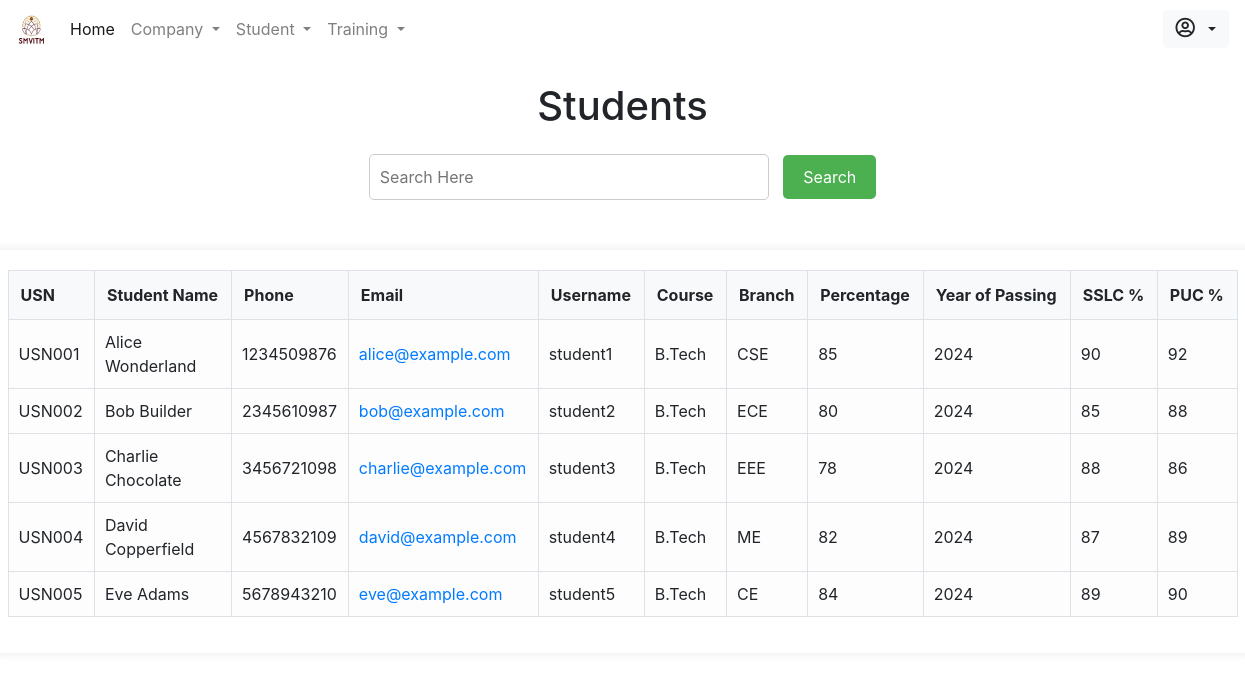
Screenshot of /admin/viewstudents.php with the database file from the repository.
### tables this page shows
CREATE TABLE `studentlogin` (
  `usn` varchar(20) NOT NULL,
  `uname` varchar(10) NOT NULL,
  `pwd` varchar(10) NOT NULL,
  `fname` varchar(15) NOT NULL,
  `lname` varchar(15) NOT NULL,
  `email` varchar(40) NOT NULL,
  `phone` varchar(12) NOT NULL,
  `secque` varchar(100) NOT NULL,
  `secans` varchar(100) NOT NULL,
  `course` varchar(100) DEFAULT NULL,
  `branch` varchar(100) DEFAULT NULL,
  `percentage` varchar(10) DEFAULT NULL,
  `yop` varchar(10) DEFAULT NULL,
  `sslc` varchar(100) DEFAULT NULL,
  `puc` varchar(100) DEFAULT NULL
);

### admin/viewstudents.php (the view, shortened to what this page needs)
<!DOCTYPE html>
<html lang="en">
<head>
    <?php include_once 'includes/head.php' ?>
</head>
<body>
    <?php include_once 'includes/nav.php' ?>
    <div class="container" style="z-index: 2;">
        <h1 class="form-row justify-content-center mt-4">Students</h1>
        <div class="search-container mt-4">
            <form method="GET">
                <input type="text" name="search" placeholder="Search Here">
                <button type="submit">Search</button>
            </form>
        </div>
        <div class="table-container">
            <div class="table-responsive">
                <table class="table table-hover table-borderless table-light">
                <thead>
                    <tr>
                        <th scope="col">USN</th>
                        <th scope="col">Student Name</th>
                        <th scope="col">Phone</th>
                        <th scope="col">Email</th>
                        <th scope="col">Username</th>
                        <th scope="col">Course</th>
                        <th scope="col">Branch</th>
                        <th scope="col">Percentage</th>
                        <th scope="col">Year of Passing</th>
                        <th scope="col">SSLC %</th>
                        <th scope="col">PUC %</th>
                    </tr>
                </thead>
                <tbody>
                    <?php
                        if (isset($_GET['search'])) {
                            $search = mysqli_real_escape_string($conn, $_GET['search']);
                            $sql = "SELECT usn, CONCAT(fname, ' ', lname) AS student_name, phone, email, uname, course, branch, percentage, yop, sslc, puc FROM studentlogin WHERE fname LIKE '%$search%' OR lname LIKE '%$search%' OR usn LIKE '%$search%';";
                        } else {
                            $sql = "SELECT usn, CONCAT(fname, ' ', lname) AS student_name, phone, email, uname, course, branch, percentage, yop, sslc, puc FROM studentlogin;";
                        }
                        $res = mysqli_query($conn, $sql);
                        $rescheck = mysqli_num_rows($res);
                        if ($rescheck > 0) {
                            while ($row = mysqli_fetch_assoc($res)) {
                                echo '<tr>';
                                echo '<td>' . $row['usn'] . '</td>';
                                echo '<td>' . $row['student_name'] . '</td>';
                                echo '<td>' . $row['phone'] . '</td>';
                                $gmailUrl = "https://mail.google.com/mail/?view=cm&fs=1&to=" . urlencode($row['email']);
                                echo '<td><a href="' . $gmailUrl . '" target="_blank">' . $row['email'] . '</a></td>';
                                echo '<td>' . $row['uname'] . '</td>';
                                echo '<td>' . $row['course'] . '</td>';
                                echo '<td>' . $row['branch'] . '</td>';
                                echo '<td>' . $row['percentage'] . '</td>';
                                echo '<td>' . $row['yop'] . '</td>';
                                echo '<td>' . $row['sslc'] . '</td>';
                                echo '<td>' . $row['puc'] . '</td>';
                                echo '</tr>';
                            }
                        } else {
                            echo '<tr><td colspan="11">No students found.</td></tr>';
                        }
                    ?>
                </tbody>
            </table>
        </div>
    </div>
</body>
</html>

### admin/viewstudents.php (style rules this page uses)
.search-container { display: flex; justify-content: center; margin-bottom: 20px; }
.search-container input[type=text] { padding: 10px; width: 400px; border-radius: 5px; border: 1px solid #ccc; font-size: 16px; outline: none; }
.search-container button { padding: 10px 20px; border-radius: 5px; background-color: #4CAF50; color: white; border: none; cursor: pointer; font-size: 16px; margin-left: 10px; }
.table-container { margin-top: 50px; margin-right: -80px; margin-left: -80px; background-color: #fff; padding: 20px; border-radius: 10px; box-shadow: 0 0 10px rgba(0, 0, 0, 0.1); }
.table thead th { background-color: #f8f9fa; font-weight: bold; width: 10px; white-space: nowrap !important; border-bottom: 1px solid #dee2e6; border-top: 1px solid #dee2e6; border-right: 1px solid #dee2e6; }
.table thead th:first-child { border-left: 1px solid #dee2e6; }
.table thead th:last-child { border-right:1px solid #dee2e6 ; }
.table td, .table th { vertical-align: middle; border-right: 1px solid #dee2e6; }
.table td:last-child, .table th:last-child { border-right: 1px solid #dee2e6; }
.table td:first-child, .table th:first-child { border-left: 1px solid #dee2e6; }
.table td { padding: 10px 10px ; border-bottom: 1px solid #dee2e6; }

### rows the page displays
studentlogin: usn "USN001", student_name "Alice Wonderland", phone "1234509876", email "alice@example.com", uname "student1", course "B.Tech", branch "CSE", percentage "85", yop "2024", sslc "90", puc "92"
studentlogin: usn "USN002", student_name "Bob Builder", phone "2345610987", email "bob@example.com", uname "student2", course "B.Tech", branch "ECE", percentage "80", yop "2024", sslc "85", puc "88"
studentlogin: usn "USN003", student_name "Charlie Chocolate", phone "3456721098", email "charlie@example.com", uname "student3", course "B.Tech", branch "EEE", percentage "78", yop "2024", sslc "88", puc "86"
studentlogin: usn "USN004", student_name "David Copperfield", phone "4567832109", email "david@example.com", uname "student4", course "B.Tech", branch "ME", percentage "82", yop "2024", sslc "87", puc "89"
studentlogin: usn "USN005", student_name "Eve Adams", phone "5678943210", email "eve@example.com", uname "student5", course "B.Tech", branch "CE", percentage "84", yop "2024", sslc "89", puc "90"
